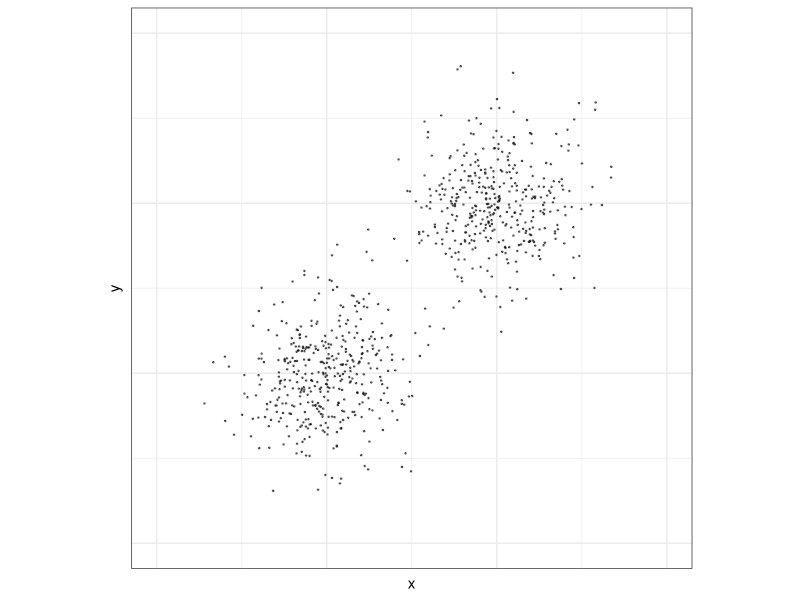
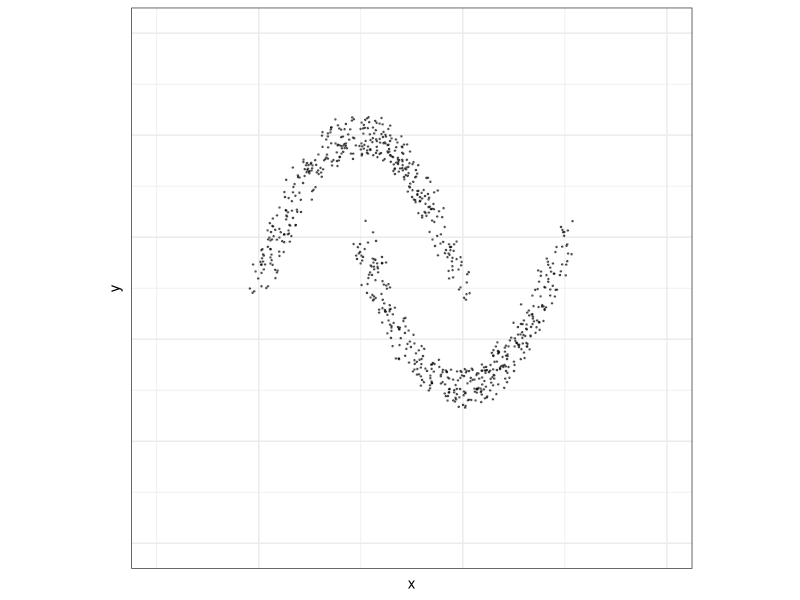
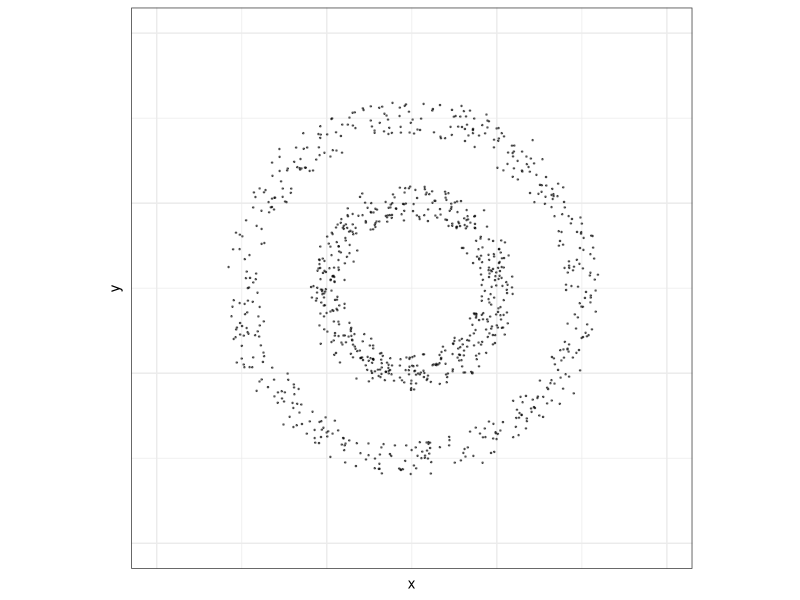

R code for these plots, in order:
# Gary Koplik
# Fall, 2017
# create_toy_data.R

# confirm can run from scratch by clearing old work
rm(list = ls())

# load libraries
library(ggplot2)
library(ggthemes)

# set seed for replicability
set.seed(27705)

#### ''nice'' example for k-means ####

# randomly generate 2 known clusters of data with minimal interference
x1 <- rnorm(n = 400, mean = 4, sd = 0.5)
y1 <- rnorm(n = 400, mean = 4, sd = 0.5)

x2 <- rnorm(n = 400, mean = 2, sd = 0.5)
y2 <- rnorm(n = 400, mean = 2, sd = 0.5)

x <- c(x1, x2)
y <- c(y1, y2)

temp <- data.frame(x, y)
# rename
kmeans_nice <- temp

save(kmeans_nice, file ="./kmeans_nice.Rdata")


ggplot(kmeans_nice) +
  geom_point(aes(y = y, x = x), alpha = 0.5, size = 0.25) +
  xlim(0, 6) +
  ylim(0, 6) +
  coord_equal(ratio = 1) +
  theme_bw() +
  theme(
    axis.text.x = element_blank(),
    axis.text.y = element_blank(),
    axis.ticks = element_blank())


#### bad example for k-means ####

# generate 2 parabolas of data

num_points <- 400

x1 <- runif(n = num_points, min = 2, max = 4)
# make y fit along parabola plus some noise
y1 <- -1.5*(x1 - 3)^2 + 4 + runif(n = num_points, -0.2, 0.2)
# add horizontal noise
x1 <- x1 + runif(n = num_points, -0.1, 0.1)

x2 <- runif(n = num_points, min = 3, max = 5)
# make y fit along parabola plus some noise
y2 <- 1.5*(x2 - 4)^2 + 1.5 + runif(n = num_points, -0.2, 0.2)
# add horizontal noise
x2 <- x2 + runif(n = num_points, -0.1, 0.1)

x <- c(x1, x2)
y <- c(y1, y2)

temp <- data.frame(x, y)
kmeans_mean_half_moons <- temp

save(kmeans_mean_half_moons, file ="./kmeans_mean_half_moons.Rdata")


ggplot(temp) +
  geom_point(aes(y = y, x = x), alpha = 0.5, size = 0.25) +
  xlim(1, 6) +
  ylim(0, 5) +
  coord_equal(ratio = 1) +
  theme_bw() +
  theme(
    axis.text.x = element_blank(),
    axis.text.y = element_blank(),
    axis.ticks = element_blank())

# generate circles one contained in the other

num_data <- 500

theta1 <- runif(n = num_data, min = 0, max = 2*pi)
theta2 <- runif(n = num_data, min = 0, max = 2*pi)

x1 <- cos(theta1) + runif(n = num_data, min = -0.2, max = 0.2) + 3
x2 <- 2*cos(theta2) + runif(n = num_data, min = -0.2, max = 0.2) + 3

y1 <- sin(theta1) + runif(n = num_data, min = -0.2, max = 0.2) + 3
y2 <- 2*sin(theta2) + runif(n = num_data, min = -0.2, max = 0.2) + 3

x <- c(x1, x2)
y <- c(y1, y2)

kmeans_mean_circles <- data.frame(x, y)

save(kmeans_mean_circles, file = "./kmeans_mean_circles.Rdata")

ggplot(kmeans_mean_circles) +
  geom_point(aes(y = y, x = x), alpha = 0.5, size = 0.25) +
  xlim(0, 6) +
  ylim(0, 6) +
  coord_equal(ratio = 1) +
  theme_bw() +
  theme(
    axis.text.x = element_blank(),
    axis.text.y = element_blank(),
    axis.ticks = element_blank())



